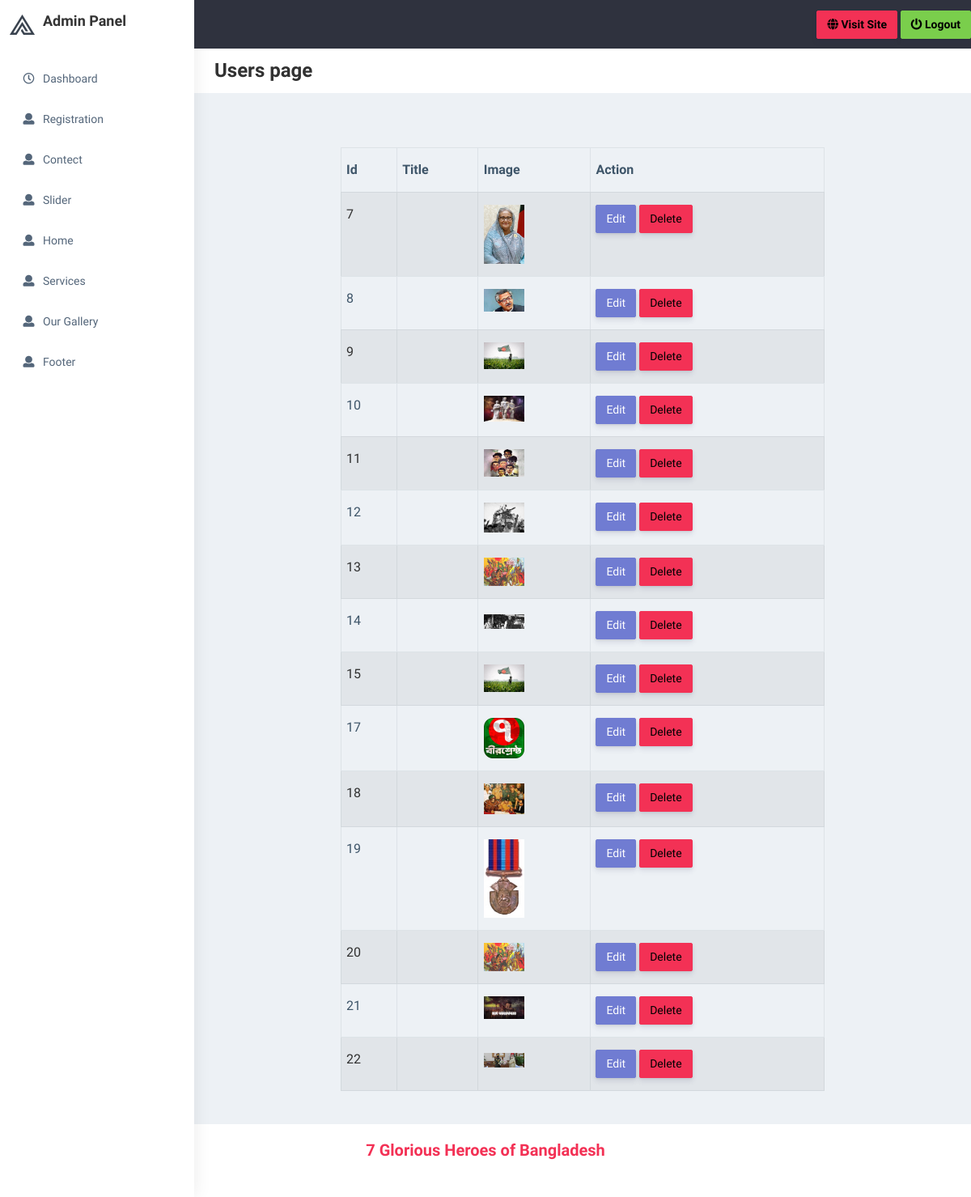
/admin/gallery_users.php, run on the app's committed database.
### tables this page shows
CREATE TABLE `gallerys` (
  `id` int(20) NOT NULL,
  `title` varchar(500) NOT NULL,
  `image` varchar(500) NOT NULL
);

### admin/gallery_users.php (the view)
<?php include 'include/header.php' ;
include 'include/connection.php';
$sql = "SELECT * FROM gallerys";
$result = $db->query($sql);
?>
<div class="page-wrapper">
    <div class="page-breadcrumb bg-white">
        <div class="row align-items-center">
            <div class="col-md-12">
                <h3 class="page-title"> Users page</h3>
            </div>
        </div>
    </div><br><br>
    <div class="container-fluid">
        <div class="row justify-content-center">
            <div class="col-md-8">
                <table class="table table-striped table-bordered table-hover">
                <thead>
                        <th><b>Id</b></th>
                        <th><b>Title</b></th>
                        <th><b>Image</b></th>
                        <th><b>Action</b></th>
                    </thead>
                    <tbody>
                    <?php while($row = $result->fetch_assoc()): ?>
                      <tr>
                            <td><?php echo $row['id'] ; ?></td>
                            <td><?php echo $row['title'] ; ?></td>
                            <td><img src="<?php echo "images/".$row['image'] ; ?>"width="50" alt=""></td>
                        <td>
                            <a href="edit_gallery.php?id=<?php echo $row['id']; ?>" class="btn btn-primary">Edit</a>
                            <a href="delete_gallery.php?id=<?php echo $row['id']; ?>" class="btn btn-danger" onclick="return confirm('Are you sure you want to delete this user?')">Delete</a>
                        </td>
                     </tr>
                        <?php endwhile; ?>
                    </tbody>
                </table>
            </div>
        </div>
    </div>
</div>
<?php include 'include/footer.php' ; ?>

### data on the page
gallerys: id "7", image (picture)
gallerys: id "8", image (picture)
gallerys: id "9", image (picture)
gallerys: id "10", image (picture)
gallerys: id "11", image (picture)
gallerys: id "12", image (picture)
gallerys: id "13", image (picture)
gallerys: id "14", image (picture)
gallerys: id "15", image (picture)
gallerys: id "17", image (picture)
gallerys: id "18", image (picture)
gallerys: id "19", image (picture)
gallerys: id "20", image (picture)
gallerys: id "21", image (picture)
gallerys: id "22", image (picture)
